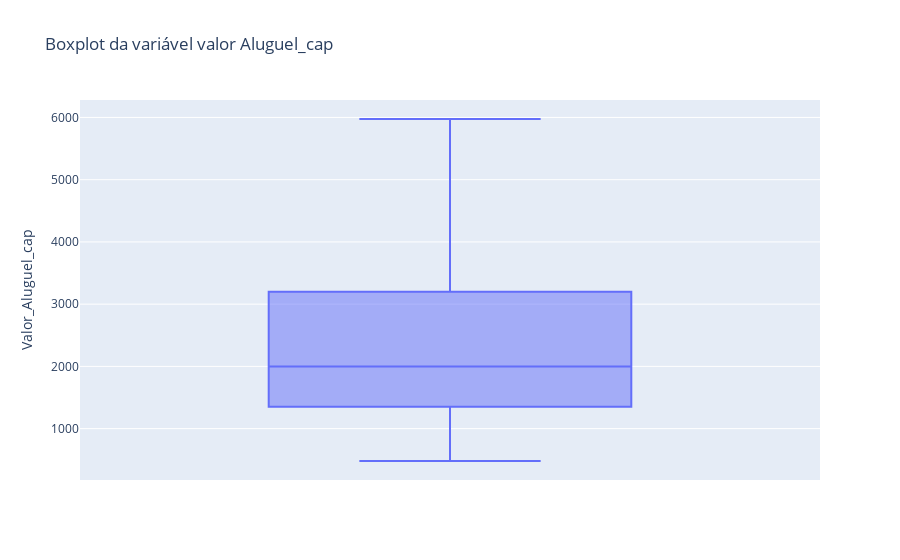

Here is the notebook cell this chart was saved with:
### Code cell
sns.set_style('darkgrid')

fig = px.box(df, y='Valor_Aluguel_cap', title='Boxplot da variável valor Aluguel_cap')
fig.show()

### Figure 1 — Plotly figure (JSON) as saved in the notebook; plotly's stock layout.template omitted (floating-point values rounded to 4 significant figures; data arrays with more than 128 entries replaced by an {"elided": "..."} marker saying what was removed)
{"data": [{"alignmentgroup": "True", "hovertemplate": "Valor_Aluguel_cap=%{y}<extra></extra>", "legendgroup": "", "marker": {"color": "#636efa"}, "name": "", "notched": false, "offsetgroup": "", "orientation": "v", "showlegend": false, "type": "box", "x0": " ", "xaxis": "x", "y": {"elided": "7203 int values"}, "y0": " ", "yaxis": "y"}], "layout": {"boxmode": "group", "legend": {"tracegroupgap": 0}, "title": {"text": "Boxplot da variável valor Aluguel_cap"}, "xaxis": {"anchor": "y", "domain": [0, 1]}, "yaxis": {"anchor": "x", "domain": [0, 1], "title": {"text": "Valor_Aluguel_cap"}}}}
